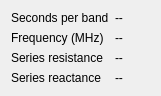
    <widget class="QWidget" name="formLayoutWidget_4">
     <property name="geometry">
      <rect>
       <x>170</x>
       <y>40</y>
       <width>161</width>
       <height>91</height>
      </rect>
     </property>
     <layout class="QFormLayout" name="formLayout">
      <item row="1" column="0">
       <widget class="QLabel" name="freq_label">
        <property name="text">
         <string>Frequency (MHz)</string>
        </property>
       </widget>
      </item>
      <item row="1" column="1">
       <widget class="QLabel" name="actual_frequency">
        <property name="text">
         <string>--</string>
        </property>
       </widget>
      </item>
      <item row="2" column="0">
       <widget class="QLabel" name="rs_label">
        <property name="text">
         <string>Series resistance</string>
        </property>
       </widget>
      </item>
      <item row="2" column="1">
       <widget class="QLabel" name="qcm_rs">
        <property name="text">
         <string>--</string>
        </property>
       </widget>
      </item>
      <item row="3" column="0">
       <widget class="QLabel" name="xs_label">
        <property name="text">
         <string>Series reactance</string>
        </property>
       </widget>
      </item>
      <item row="3" column="1">
       <widget class="QLabel" name="qcm_xs">
        <property name="text">
         <string>--</string>
        </property>
       </widget>
      </item>
      <item row="0" column="1">
       <widget class="QLabel" name="sec_per_band">
        <property name="text">
         <string>--</string>
        </property>
       </widget>
      </item>
      <item row="0" column="0">
       <widget class="QLabel" name="sec_per_band_label">
        <property name="text">
         <string>Seconds per band</string>
        </property>
       </widget>
      </item>
     </layout>
    </widget>
